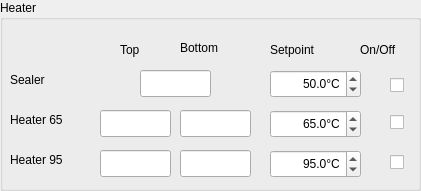
       <widget class="QGroupBox" name="heaterGroupBox">
        <property name="geometry">
         <rect>
          <x>10</x>
          <y>10</y>
          <width>421</width>
          <height>191</height>
         </rect>
        </property>
        <property name="title">
         <string>Heater</string>
        </property>
        <widget class="QLabel" name="sealerHeaterLabel">
         <property name="geometry">
          <rect>
           <x>10</x>
           <y>70</y>
           <width>76</width>
           <height>19</height>
          </rect>
         </property>
         <property name="text">
          <string>Sealer</string>
         </property>
        </widget>
        <widget class="QLabel" name="heater65Label">
         <property name="geometry">
          <rect>
           <x>10</x>
           <y>110</y>
           <width>91</width>
           <height>19</height>
          </rect>
         </property>
         <property name="text">
          <string>Heater 65</string>
         </property>
        </widget>
        <widget class="QLabel" name="heater95Label">
         <property name="geometry">
          <rect>
           <x>10</x>
           <y>150</y>
           <width>81</width>
           <height>19</height>
          </rect>
         </property>
         <property name="text">
          <string>Heater 95</string>
         </property>
        </widget>
        <widget class="QLineEdit" name="sealerTempActualLineEdit">
         <property name="geometry">
          <rect>
           <x>140</x>
           <y>70</y>
           <width>71</width>
           <height>27</height>
          </rect>
         </property>
        </widget>
        <widget class="QLineEdit" name="heater65TopActualLineEdit">
         <property name="geometry">
          <rect>
           <x>100</x>
           <y>110</y>
           <width>71</width>
           <height>27</height>
          </rect>
         </property>
        </widget>
        <widget class="QLineEdit" name="heater95TopActualLineEdit">
         <property name="geometry">
          <rect>
           <x>100</x>
           <y>150</y>
           <width>71</width>
           <height>27</height>
          </rect>
         </property>
        </widget>
        <widget class="QLineEdit" name="heater65BottomActualLineEdit">
         <property name="geometry">
          <rect>
           <x>180</x>
           <y>110</y>
           <width>71</width>
           <height>27</height>
          </rect>
         </property>
        </widget>
        <widget class="QLineEdit" name="heater95BottomActualLineEdit">
         <property name="geometry">
          <rect>
           <x>180</x>
           <y>150</y>
           <width>71</width>
           <height>27</height>
          </rect>
         </property>
        </widget>
        <widget class="QLabel" name="heaterTopLabel">
         <property name="geometry">
          <rect>
           <x>120</x>
           <y>40</y>
           <width>41</width>
           <height>19</height>
          </rect>
         </property>
         <property name="text">
          <string>Top</string>
         </property>
        </widget>
        <widget class="QLabel" name="heaterBottomLabel">
         <property name="geometry">
          <rect>
           <x>180</x>
           <y>40</y>
           <width>61</width>
           <height>16</height>
          </rect>
         </property>
         <property name="text">
          <string>Bottom</string>
         </property>
        </widget>
        <widget class="QLabel" name="temperatureLabel">
         <property name="geometry">
          <rect>
           <x>270</x>
           <y>40</y>
           <width>81</width>
           <height>20</height>
          </rect>
         </property>
         <property name="text">
          <string>Setpoint</string>
         </property>
        </widget>
        <widget class="QDoubleSpinBox" name="sealerSetpointDoubleSpinBox">
         <property name="geometry">
          <rect>
           <x>270</x>
           <y>70</y>
           <width>91</width>
           <height>28</height>
          </rect>
         </property>
         <property name="alignment">
          <set>Qt::AlignRight|Qt::AlignTrailing|Qt::AlignVCenter</set>
         </property>
         <property name="suffix">
          <string>°C</string>
         </property>
         <property name="decimals">
          <number>1</number>
         </property>
         <property name="value">
          <double>50.000000000000000</double>
         </property>
        </widget>
        <widget class="QDoubleSpinBox" name="heater65SetpointDoubleSpinBox">
         <property name="geometry">
          <rect>
           <x>270</x>
           <y>110</y>
           <width>91</width>
           <height>28</height>
          </rect>
         </property>
         <property name="alignment">
          <set>Qt::AlignRight|Qt::AlignTrailing|Qt::AlignVCenter</set>
         </property>
         <property name="suffix">
          <string>°C</string>
         </property>
         <property name="decimals">
          <number>1</number>
         </property>
         <property name="value">
          <double>65.000000000000000</double>
         </property>
        </widget>
        <widget class="QDoubleSpinBox" name="heater95SetpointDoubleSpinBox">
         <property name="geometry">
          <rect>
           <x>270</x>
           <y>150</y>
           <width>91</width>
           <height>28</height>
          </rect>
         </property>
         <property name="alignment">
          <set>Qt::AlignRight|Qt::AlignTrailing|Qt::AlignVCenter</set>
         </property>
         <property name="suffix">
          <string>°C</string>
         </property>
         <property name="decimals">
          <number>1</number>
         </property>
         <property name="value">
          <double>95.000000000000000</double>
         </property>
        </widget>
        <widget class="QCheckBox" name="sealerCheckBox">
         <property name="geometry">
          <rect>
           <x>390</x>
           <y>70</y>
           <width>16</width>
           <height>31</height>
          </rect>
         </property>
         <property name="text">
          <string/>
         </property>
        </widget>
        <widget class="QCheckBox" name="heater65CheckBox">
         <property name="geometry">
          <rect>
           <x>390</x>
           <y>110</y>
           <width>16</width>
           <height>25</height>
          </rect>
         </property>
         <property name="text">
          <string/>
         </property>
        </widget>
        <widget class="QCheckBox" name="heater95CheckBox">
         <property name="geometry">
          <rect>
           <x>390</x>
           <y>150</y>
           <width>16</width>
           <height>25</height>
          </rect>
         </property>
         <property name="text">
          <string/>
         </property>
        </widget>
        <widget class="QLabel" name="label_2">
         <property name="geometry">
          <rect>
           <x>360</x>
           <y>40</y>
           <width>61</width>
           <height>19</height>
          </rect>
         </property>
         <property name="text">
          <string>On/Off</string>
         </property>
        </widget>
       </widget>
